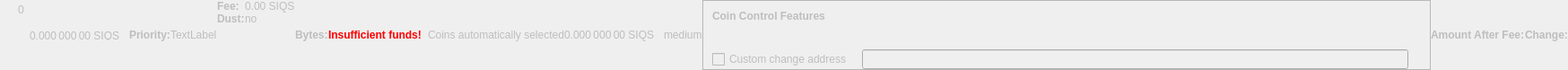
    <widget class="QWidget" name="dummyHideWidget" native="true">
     <property name="enabled">
      <bool>false</bool>
     </property>
     <property name="maximumSize">
      <size>
       <width>100</width>
       <height>22</height>
      </size>
     </property>
     <layout class="QHBoxLayout" name="dummyHideLayout">
      <property name="spacing">
       <number>0</number>
      </property>
      <property name="leftMargin">
       <number>0</number>
      </property>
      <property name="topMargin">
       <number>0</number>
      </property>
      <property name="rightMargin">
       <number>0</number>
      </property>
      <property name="bottomMargin">
       <number>0</number>
      </property>
      <item>
       <layout class="QFormLayout" name="formLayoutCoinControl1">
        <property name="horizontalSpacing">
         <number>10</number>
        </property>
        <property name="verticalSpacing">
         <number>14</number>
        </property>
        <property name="leftMargin">
         <number>10</number>
        </property>
        <property name="topMargin">
         <number>4</number>
        </property>
        <property name="rightMargin">
         <number>6</number>
        </property>
        <item row="0" column="1">
         <widget class="QLabel" name="labelCoinControlBytes">
          <property name="cursor">
           <cursorShape>IBeamCursor</cursorShape>
          </property>
          <property name="contextMenuPolicy">
           <enum>Qt::ActionsContextMenu</enum>
          </property>
          <property name="text">
           <string notr="true">0</string>
          </property>
          <property name="textInteractionFlags">
           <set>Qt::LinksAccessibleByMouse|Qt::TextSelectableByKeyboard|Qt::TextSelectableByMouse</set>
          </property>
         </widget>
        </item>
       </layout>
      </item>
      <item>
       <widget class="QLabel" name="labelCoinControlAfterFee">
        <property name="enabled">
         <bool>false</bool>
        </property>
        <property name="sizePolicy">
         <sizepolicy hsizetype="Fixed" vsizetype="Fixed">
          <horstretch>0</horstretch>
          <verstretch>0</verstretch>
         </sizepolicy>
        </property>
        <property name="minimumSize">
         <size>
          <width>111</width>
          <height>12</height>
         </size>
        </property>
        <property name="maximumSize">
         <size>
          <width>111</width>
          <height>12</height>
         </size>
        </property>
        <property name="cursor">
         <cursorShape>IBeamCursor</cursorShape>
        </property>
        <property name="contextMenuPolicy">
         <enum>Qt::ActionsContextMenu</enum>
        </property>
        <property name="text">
         <string notr="true">0.000 000 00 SIQS</string>
        </property>
        <property name="textInteractionFlags">
         <set>Qt::LinksAccessibleByMouse|Qt::TextSelectableByKeyboard|Qt::TextSelectableByMouse</set>
        </property>
       </widget>
      </item>
      <item>
       <widget class="QLabel" name="labelCoinControlPriorityText">
        <property name="enabled">
         <bool>false</bool>
        </property>
        <property name="font">
         <font>
          <weight>75</weight>
          <bold>true</bold>
         </font>
        </property>
        <property name="text">
         <string>Priority:</string>
        </property>
       </widget>
      </item>
      <item>
       <layout class="QHBoxLayout" name="horizontalLayout">
        <item>
         <widget class="QLabel" name="WarningLabel">
          <property name="text">
           <string>TextLabel</string>
          </property>
         </widget>
        </item>
       </layout>
      </item>
      <item>
       <layout class="QFormLayout" name="formLayoutCoinControl3">
        <property name="horizontalSpacing">
         <number>0</number>
        </property>
        <property name="verticalSpacing">
         <number>0</number>
        </property>
        <property name="leftMargin">
         <number>0</number>
        </property>
        <property name="topMargin">
         <number>0</number>
        </property>
        <property name="rightMargin">
         <number>0</number>
        </property>
        <item row="0" column="0">
         <widget class="QLabel" name="labelCoinControlFeeText">
          <property name="enabled">
           <bool>false</bool>
          </property>
          <property name="font">
           <font>
            <weight>75</weight>
            <bold>true</bold>
           </font>
          </property>
          <property name="text">
           <string>Fee:</string>
          </property>
          <property name="margin">
           <number>0</number>
          </property>
         </widget>
        </item>
        <item row="0" column="1">
         <widget class="QLabel" name="labelCoinControlFee">
          <property name="enabled">
           <bool>false</bool>
          </property>
          <property name="cursor">
           <cursorShape>IBeamCursor</cursorShape>
          </property>
          <property name="contextMenuPolicy">
           <enum>Qt::ActionsContextMenu</enum>
          </property>
          <property name="text">
           <string notr="true">0.00 SIQS</string>
          </property>
          <property name="textInteractionFlags">
           <set>Qt::LinksAccessibleByMouse|Qt::TextSelectableByKeyboard|Qt::TextSelectableByMouse</set>
          </property>
         </widget>
        </item>
        <item row="1" column="0">
         <widget class="QLabel" name="labelCoinControlLowOutputText">
          <property name="enabled">
           <bool>false</bool>
          </property>
          <property name="font">
           <font>
            <weight>75</weight>
            <bold>true</bold>
           </font>
          </property>
          <property name="text">
           <string>Dust:</string>
          </property>
         </widget>
        </item>
        <item row="1" column="1">
         <widget class="QLabel" name="labelCoinControlLowOutput">
          <property name="enabled">
           <bool>false</bool>
          </property>
          <property name="cursor">
           <cursorShape>IBeamCursor</cursorShape>
          </property>
          <property name="contextMenuPolicy">
           <enum>Qt::ActionsContextMenu</enum>
          </property>
          <property name="text">
           <string>no</string>
          </property>
          <property name="textInteractionFlags">
           <set>Qt::LinksAccessibleByMouse|Qt::TextSelectableByKeyboard|Qt::TextSelectableByMouse</set>
          </property>
         </widget>
        </item>
       </layout>
      </item>
      <item>
       <widget class="QLabel" name="labelCoinControlBytesText">
        <property name="enabled">
         <bool>false</bool>
        </property>
        <property name="font">
         <font>
          <weight>75</weight>
          <bold>true</bold>
         </font>
        </property>
        <property name="text">
         <string>Bytes:</string>
        </property>
       </widget>
      </item>
      <item>
       <layout class="QFormLayout" name="formLayoutCoinControl2">
        <property name="horizontalSpacing">
         <number>0</number>
        </property>
        <property name="verticalSpacing">
         <number>0</number>
        </property>
        <property name="leftMargin">
         <number>0</number>
        </property>
        <property name="topMargin">
         <number>0</number>
        </property>
        <property name="rightMargin">
         <number>0</number>
        </property>
       </layout>
      </item>
      <item>
       <layout class="QHBoxLayout" name="horizontalLayoutCoinControl2">
        <property name="spacing">
         <number>0</number>
        </property>
        <property name="bottomMargin">
         <number>0</number>
        </property>
       </layout>
      </item>
      <item>
       <widget class="QLabel" name="labelCoinControlInsuffFunds">
        <property name="enabled">
         <bool>false</bool>
        </property>
        <property name="minimumSize">
         <size>
          <width>0</width>
          <height>0</height>
         </size>
        </property>
        <property name="font">
         <font>
          <weight>75</weight>
          <bold>true</bold>
         </font>
        </property>
        <property name="styleSheet">
         <string notr="true">color:red;font-weight:bold;</string>
        </property>
        <property name="text">
         <string>Insufficient funds!</string>
        </property>
        <property name="margin">
         <number>5</number>
        </property>
       </widget>
      </item>
      <item>
       <layout class="QFormLayout" name="formLayoutCoinControl4">
        <property name="horizontalSpacing">
         <number>0</number>
        </property>
        <property name="verticalSpacing">
         <number>0</number>
        </property>
        <property name="leftMargin">
         <number>0</number>
        </property>
        <property name="topMargin">
         <number>0</number>
        </property>
        <property name="rightMargin">
         <number>0</number>
        </property>
       </layout>
      </item>
      <item>
       <widget class="QLabel" name="labelCoinControlChangeLabel">
        <property name="enabled">
         <bool>false</bool>
        </property>
        <property name="sizePolicy">
         <sizepolicy hsizetype="Preferred" vsizetype="Expanding">
          <horstretch>0</horstretch>
          <verstretch>0</verstretch>
         </sizepolicy>
        </property>
        <property name="minimumSize">
         <size>
          <width>0</width>
          <height>0</height>
         </size>
        </property>
        <property name="text">
         <string/>
        </property>
        <property name="margin">
         <number>3</number>
        </property>
       </widget>
      </item>
      <item>
       <widget class="QLabel" name="labelCoinControlAutomaticallySelected">
        <property name="enabled">
         <bool>false</bool>
        </property>
        <property name="sizePolicy">
         <sizepolicy hsizetype="Fixed" vsizetype="Fixed">
          <horstretch>0</horstretch>
          <verstretch>0</verstretch>
         </sizepolicy>
        </property>
        <property name="minimumSize">
         <size>
          <width>0</width>
          <height>0</height>
         </size>
        </property>
        <property name="maximumSize">
         <size>
          <width>240</width>
          <height>16777215</height>
         </size>
        </property>
        <property name="text">
         <string>Coins automatically selected</string>
        </property>
        <property name="margin">
         <number>5</number>
        </property>
       </widget>
      </item>
      <item>
       <widget class="QLabel" name="labelCoinControlChange">
        <property name="enabled">
         <bool>false</bool>
        </property>
        <property name="sizePolicy">
         <sizepolicy hsizetype="Fixed" vsizetype="Fixed">
          <horstretch>0</horstretch>
          <verstretch>0</verstretch>
         </sizepolicy>
        </property>
        <property name="minimumSize">
         <size>
          <width>111</width>
          <height>0</height>
         </size>
        </property>
        <property name="maximumSize">
         <size>
          <width>111</width>
          <height>16777215</height>
         </size>
        </property>
        <property name="cursor">
         <cursorShape>IBeamCursor</cursorShape>
        </property>
        <property name="contextMenuPolicy">
         <enum>Qt::ActionsContextMenu</enum>
        </property>
        <property name="text">
         <string notr="true">0.000 000 00 SIQS</string>
        </property>
        <property name="textInteractionFlags">
         <set>Qt::LinksAccessibleByMouse|Qt::TextSelectableByKeyboard|Qt::TextSelectableByMouse</set>
        </property>
       </widget>
      </item>
      <item>
       <widget class="QLabel" name="labelCoinControlPriority">
        <property name="enabled">
         <bool>false</bool>
        </property>
        <property name="cursor">
         <cursorShape>IBeamCursor</cursorShape>
        </property>
        <property name="contextMenuPolicy">
         <enum>Qt::ActionsContextMenu</enum>
        </property>
        <property name="text">
         <string>medium</string>
        </property>
        <property name="textInteractionFlags">
         <set>Qt::LinksAccessibleByMouse|Qt::TextSelectableByKeyboard|Qt::TextSelectableByMouse</set>
        </property>
       </widget>
      </item>
      <item>
       <widget class="QFrame" name="frameCoinControl">
        <property name="sizePolicy">
         <sizepolicy hsizetype="Expanding" vsizetype="Expanding">
          <horstretch>0</horstretch>
          <verstretch>0</verstretch>
         </sizepolicy>
        </property>
        <property name="maximumSize">
         <size>
          <width>16777215</width>
          <height>16777215</height>
         </size>
        </property>
        <property name="frameShape">
         <enum>QFrame::StyledPanel</enum>
        </property>
        <property name="frameShadow">
         <enum>QFrame::Sunken</enum>
        </property>
        <layout class="QVBoxLayout" name="verticalLayoutCoinControl2_2">
         <property name="spacing">
          <number>0</number>
         </property>
         <property name="leftMargin">
          <number>0</number>
         </property>
         <property name="topMargin">
          <number>0</number>
         </property>
         <property name="rightMargin">
          <number>0</number>
         </property>
         <property name="bottomMargin">
          <number>0</number>
         </property>
         <item>
          <layout class="QVBoxLayout" name="verticalLayoutCoinControl" stretch="0,0,0,1">
           <property name="spacing">
            <number>0</number>
           </property>
           <property name="leftMargin">
            <number>10</number>
           </property>
           <property name="topMargin">
            <number>10</number>
           </property>
           <item>
            <layout class="QHBoxLayout" name="horizontalLayoutCoinControl1">
             <property name="bottomMargin">
              <number>15</number>
             </property>
             <item>
              <widget class="QLabel" name="labelCoinControlFeatures">
               <property name="enabled">
                <bool>false</bool>
               </property>
               <property name="sizePolicy">
                <sizepolicy hsizetype="Preferred" vsizetype="Maximum">
                 <horstretch>0</horstretch>
                 <verstretch>0</verstretch>
                </sizepolicy>
               </property>
               <property name="font">
                <font>
                 <weight>75</weight>
                 <bold>true</bold>
                </font>
               </property>
               <property name="styleSheet">
                <string notr="true">font-weight:bold;</string>
               </property>
               <property name="text">
                <string>Coin Control Features</string>
               </property>
              </widget>
             </item>
            </layout>
           </item>
           <item>
            <widget class="QWidget" name="widgetCoinControl" native="true">
             <property name="sizePolicy">
              <sizepolicy hsizetype="Preferred" vsizetype="Preferred">
               <horstretch>0</horstretch>
               <verstretch>0</verstretch>
              </sizepolicy>
             </property>
             <property name="minimumSize">
              <size>
               <width>0</width>
               <height>0</height>
              </size>
             </property>
             <property name="styleSheet">
              <string notr="true"/>
             </property>
             <layout class="QHBoxLayout" name="horizontalLayoutCoinControl5_2">
              <property name="leftMargin">
               <number>0</number>
              </property>
              <property name="topMargin">
               <number>0</number>
              </property>
              <property name="rightMargin">
               <number>0</number>
              </property>
              <property name="bottomMargin">
               <number>0</number>
              </property>
              <item>
               <layout class="QHBoxLayout" name="horizontalLayoutCoinControl3">
                <property name="spacing">
                 <number>20</number>
                </property>
                <property name="topMargin">
                 <number>0</number>
                </property>
                <property name="bottomMargin">
                 <number>10</number>
                </property>
               </layout>
              </item>
             </layout>
            </widget>
           </item>
           <item>
            <layout class="QHBoxLayout" name="horizontalLayoutCoinControl4" stretch="0,0,0">
             <property name="spacing">
              <number>12</number>
             </property>
             <property name="sizeConstraint">
              <enum>QLayout::SetDefaultConstraint</enum>
             </property>
             <property name="topMargin">
              <number>5</number>
             </property>
             <property name="rightMargin">
              <number>5</number>
             </property>
             <item>
              <widget class="QCheckBox" name="checkBoxCoinControlChange">
               <property name="enabled">
                <bool>false</bool>
               </property>
               <property name="toolTip">
                <string>If this is activated, but the change address is empty or invalid, change will be sent to a newly generated address.</string>
               </property>
               <property name="text">
                <string>Custom change address</string>
               </property>
              </widget>
             </item>
             <item>
              <widget class="QValidatedLineEdit" name="lineEditCoinControlChange">
               <property name="enabled">
                <bool>false</bool>
               </property>
               <property name="sizePolicy">
                <sizepolicy hsizetype="Expanding" vsizetype="Fixed">
                 <horstretch>0</horstretch>
                 <verstretch>0</verstretch>
                </sizepolicy>
               </property>
              </widget>
             </item>
             <item>
              <widget class="QLabel" name="labelCoinControlChangeLabel_2">
               <property name="sizePolicy">
                <sizepolicy hsizetype="Preferred" vsizetype="Expanding">
                 <horstretch>0</horstretch>
                 <verstretch>0</verstretch>
                </sizepolicy>
               </property>
               <property name="minimumSize">
                <size>
                 <width>0</width>
                 <height>0</height>
                </size>
               </property>
               <property name="text">
                <string/>
               </property>
               <property name="margin">
                <number>3</number>
               </property>
              </widget>
             </item>
            </layout>
           </item>
           <item>
            <spacer name="verticalSpacerCoinControl">
             <property name="orientation">
              <enum>Qt::Vertical</enum>
             </property>
             <property name="sizeHint" stdset="0">
              <size>
               <width>800</width>
               <height>1</height>
              </size>
             </property>
            </spacer>
           </item>
          </layout>
         </item>
        </layout>
       </widget>
      </item>
      <item>
       <widget class="QLabel" name="labelCoinControlAfterFeeText">
        <property name="enabled">
         <bool>false</bool>
        </property>
        <property name="minimumSize">
         <size>
          <width>0</width>
          <height>0</height>
         </size>
        </property>
        <property name="maximumSize">
         <size>
          <width>16777215</width>
          <height>16777215</height>
         </size>
        </property>
        <property name="font">
         <font>
          <weight>75</weight>
          <bold>true</bold>
         </font>
        </property>
        <property name="text">
         <string>Amount After Fee:</string>
        </property>
        <property name="alignment">
         <set>Qt::AlignLeading|Qt::AlignLeft|Qt::AlignVCenter</set>
        </property>
        <property name="margin">
         <number>0</number>
        </property>
       </widget>
      </item>
      <item>
       <widget class="QLabel" name="labelCoinControlChangeText">
        <property name="enabled">
         <bool>false</bool>
        </property>
        <property name="sizePolicy">
         <sizepolicy hsizetype="Preferred" vsizetype="Preferred">
          <horstretch>0</horstretch>
          <verstretch>0</verstretch>
         </sizepolicy>
        </property>
        <property name="minimumSize">
         <size>
          <width>0</width>
          <height>0</height>
         </size>
        </property>
        <property name="maximumSize">
         <size>
          <width>16777215</width>
          <height>16777215</height>
         </size>
        </property>
        <property name="font">
         <font>
          <weight>75</weight>
          <bold>true</bold>
         </font>
        </property>
        <property name="text">
         <string>Change:</string>
        </property>
        <property name="alignment">
         <set>Qt::AlignLeading|Qt::AlignLeft|Qt::AlignVCenter</set>
        </property>
       </widget>
      </item>
     </layout>
    </widget>
